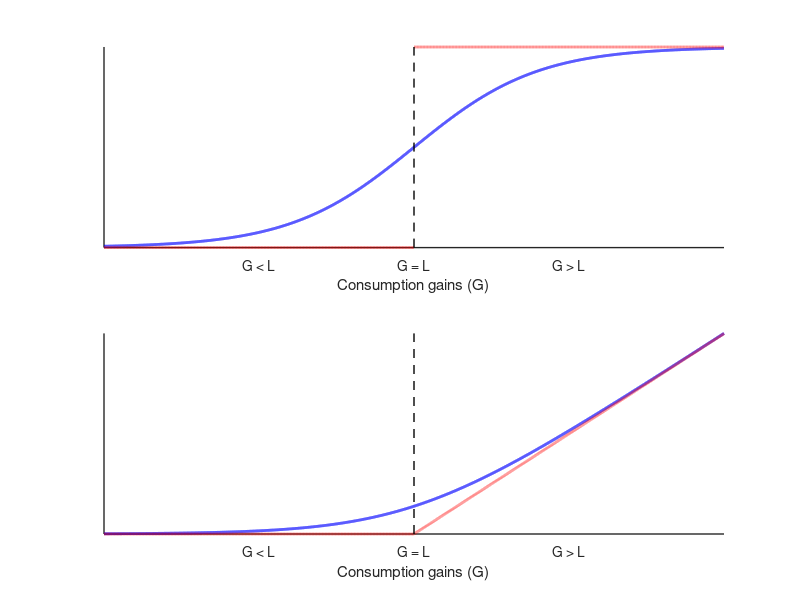

The MATLAB script that drew this image:
L = pi;

dfmax = 1;
x0 = L;
k = 5/L;

xx = linspace(0,2*L,1e4);
df = @(x)dfmax./(1+exp(-k*(x-x0)));
f = @(x)(dfmax*(log(exp(-k*(x - x0)) + 1) + k*x))/k-L;

figure(1)
clf
subplot(211)
plot(xx,df(xx),'-b','linewidth',2)
hold on
plot(xx(xx > L),(xx(xx > L) > L),':r','linewidth',2)
plot(xx(xx < L),(xx(xx < L) > L),':r','linewidth',2)
axis tight
plot([L L],get(gca,'ylim'),'--k','linewidth',1)
box off
set(gca,'tickdir','out')
set(gca,'xtick',linspace(0.5*L,1.5*L,3))
set(gca,'xticklabel',{'G < L','G = L','G > L'})
set(gca,'ytick',[])
set(gca,'TickLength',[0 0])
set(gca,'LineWidth',1)
xlabel('Consumption gains (G)')


subplot(212)
plot(xx,f(xx),'-b','linewidth',2)
hold on
plot(xx,(xx > L).*(xx-L),':r','linewidth',2)
axis tight
plot([L L],get(gca,'ylim'),'--k','linewidth',1)
box off
set(gca,'tickdir','out')
set(gca,'xtick',linspace(0.5*L,1.5*L,3))
set(gca,'xticklabel',{'G < L','G = L','G > L'})
set(gca,'ytick',[])
set(gca,'TickLength',[0 0])
set(gca,'LineWidth',1)
xlabel('Consumption gains (G)')
